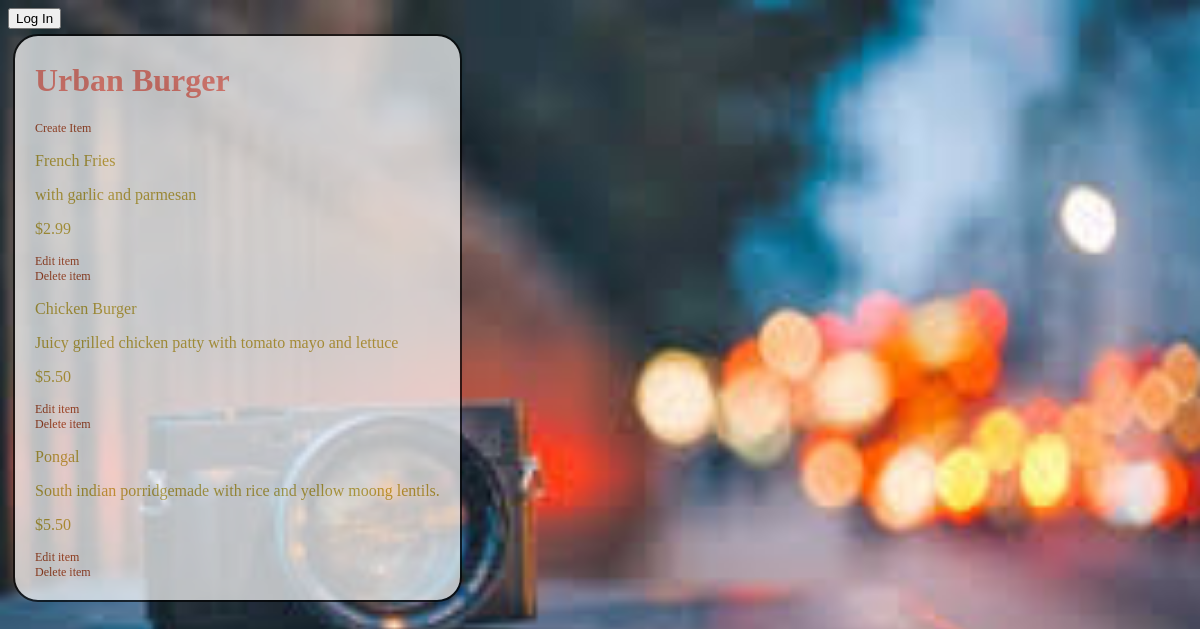
Page /restaurants/1/menu/ on the committed database.
### database_setup.py (models this page shows, shortened)
class Restaurant(Base):
    __tablename__ = 'restaurant'
    id = Column(Integer, primary_key=True)
    name = Column(String(250), nullable=False)
    picture = Column(String(250))
    user_id = Column(Integer, ForeignKey('user.id'))
    user = relationship(User)

class MenuItem(Base):
    __tablename__ = 'menu_item'
    name = Column(String(80), nullable=False)
    id = Column(Integer, primary_key=True)
    description = Column(String(250))
    price = Column(String(8))
    restaurant_id = Column(Integer, ForeignKey('restaurant.id'))
    restaurant = relationship(Restaurant)
    user_id = Column(Integer, ForeignKey('user.id'))
    user = relationship(User)

### project.py (the view)
@app.route('/restaurants/<int:restaurant_id>/')
@app.route('/restaurants/<int:restaurant_id>/menu/')
def restaurantMenu(restaurant_id):
    DBSession = sessionmaker(bind=engine)
    session = DBSession()
    restaurant = session.query(Restaurant).filter_by(id=restaurant_id).one()
    items = session.query(
        MenuItem).filter_by(restaurant_id=restaurant_id).all()
    return render_template('menu.html', restaurant=restaurant, items=items)

### templates/menu.html (shortened to what this page needs)
<html>
<head>
<link rel=stylesheet type=text/css href="{{ url_for('static', filename='style.css') }}">
</head>
<body>
{% include "navbar.html" %}
  <div class = 'pane'>
  <h1>{{restaurant.name}}</h1>
{% if items !=[] %}
<a href = '{{url_for('newMenuItem', restaurant_id = restaurant.id)}}'>Create Item</a>
    <div>
    {% for i in items %}
      <p>{{i.name}}</p>
      <p>{{i.description}}</p>
      <p>{{i.price}}</p>
      <a href='{{url_for('editMenuItem', restaurant_id=restaurant.id, menu_id=i.id)}}'>Edit item</a>
      <a href='{{url_for('deleteMenuItem', restaurant_id=restaurant.id, menu_id=i.id)}}'>Delete item</a>
    {% endfor %}
    </div>
{% else %}
<p> You currently have no menu items. <p>
  <a href = '{{url_for('newMenuItem', restaurant_id = restaurant.id)}}'>Create Item</a>
{% endif %}
</div>
</body>
</html>

### templates/navbar.html
<div>
  {% if 'username' not in session %}
     <a href="{{url_for('showLogin')}}" class="navbar-text navbar-margin-btn">
       <button type="button" class="btn btn-default navbar-btn">
       Log In
       </button>
     </a>
     {% else %}
     <a href="{{url_for('gdisconnect')}}" class="navbar-text navbar-margin-btn">
       <button type="button" class="btn btn-default navbar-btn">
       Logout
       </button>
     </a>
     {% endif %}
</div>

### static/style.css (style rules this page uses)
body { font-family: serif; background-color: #blue; background-image: url('sakr.jpg') ; background-position: center; background-size: cover; }
h1 { font-family: serif; color: #red }
h1, h2, h3, h4 { color: #FA8072; font-weight: bold; }
p { color: #BEA42E; }
a { text-decoration: none; color:#AB3E16; font-size: .75em; }
.pane { position:absolute; border: 2px solid; opacity: 0.7; filter: alpha(opacity=60); border-radius: 25px; padding: 20px; padding-top: 5px; margin: 5px; border-color: #000000; background-color: #ffffff; }

### rows in the picture
Restaurant: name "Urban Burger"
MenuItem: name "French Fries", description "with garlic and parmesan", price "$2.99"
MenuItem: name "Chicken Burger", description "Juicy grilled chicken patty with tomato mayo and lettuce", price "$5.50"
MenuItem: name "Pongal", description "South indian porridgemade with rice and yellow moong lentils.", price "$5.50"
